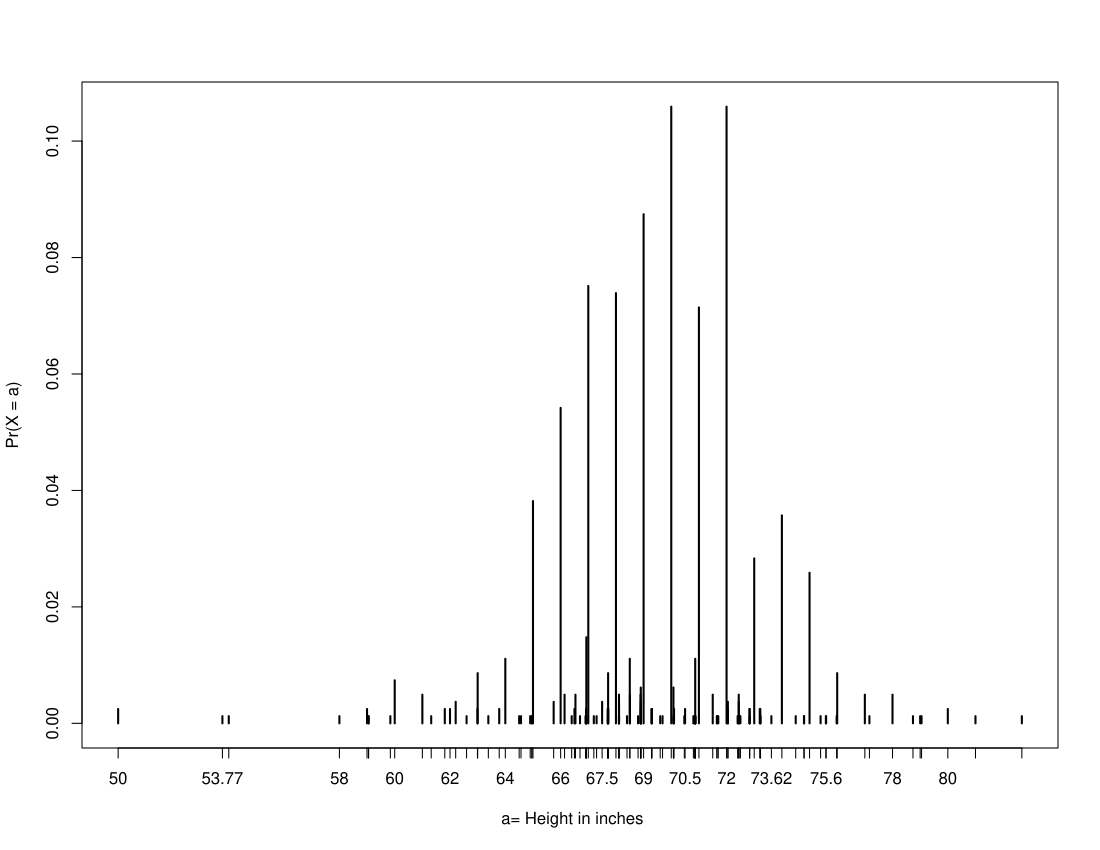

R code for this plot:
# Continuos probability distribution function excercises

library(tidyverse)
library(dslabs)
str(heights)  # 1050 observations and 2 variables (sex & height)
data(heights) # sex variable is Factor and height variable is numeric 
x <- heights %>% filter(sex == "Male") %>% .$height  # filter "Male" catagory heights

# Plot the probability distribution  of Male heights
plot(prop.table(table(x)), xlab = " a= Height in inches",
     ylab = "Pr(X = a)")
